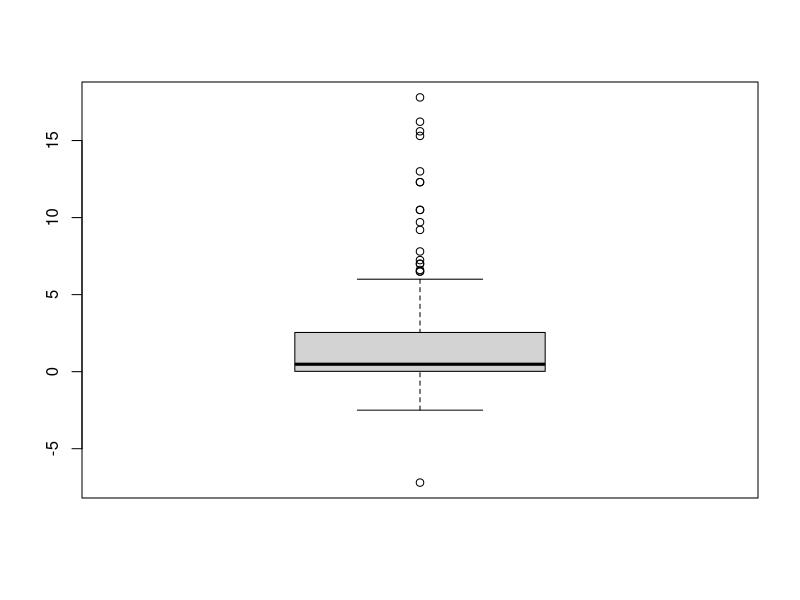
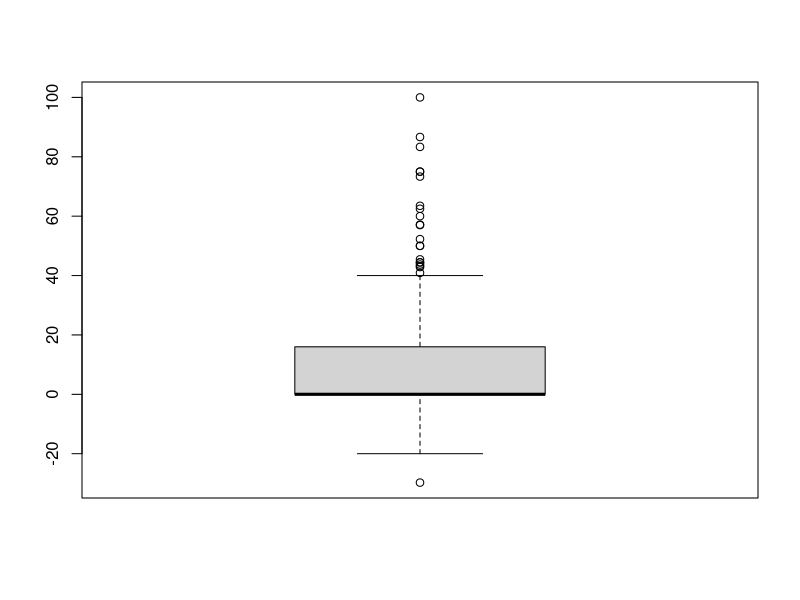
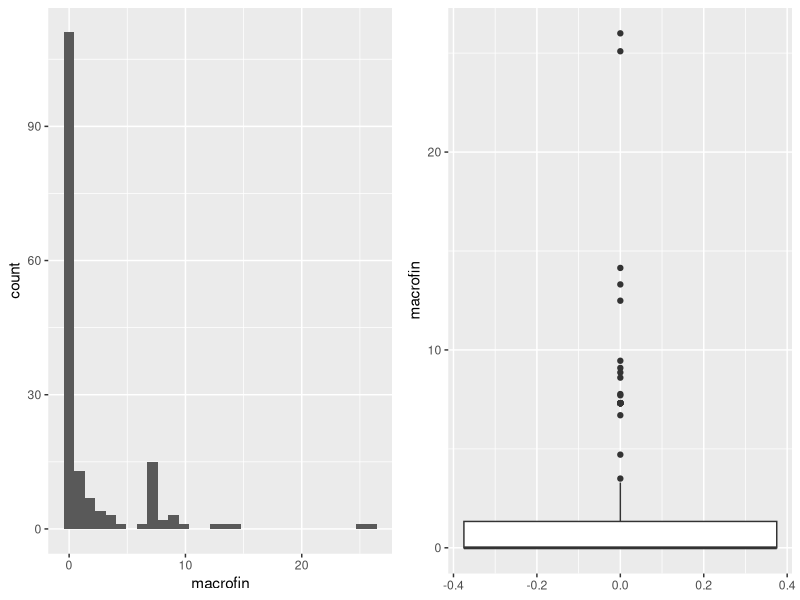
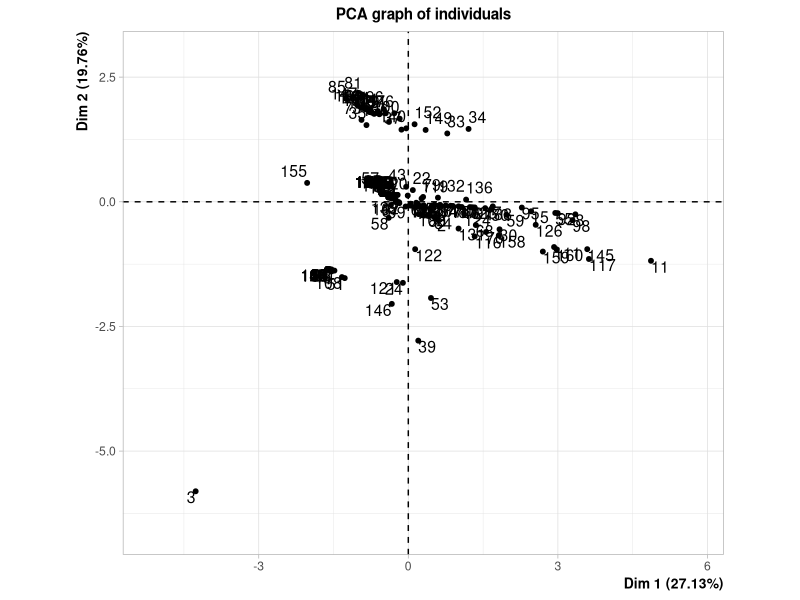
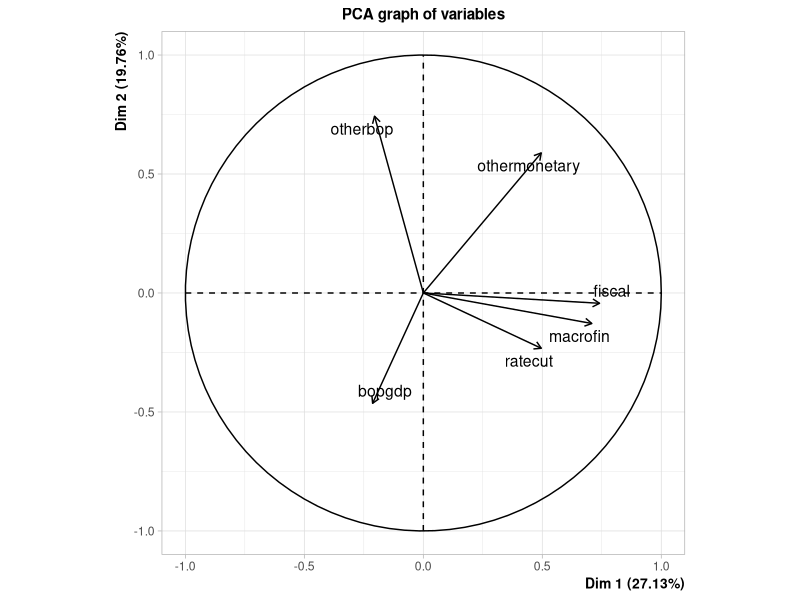
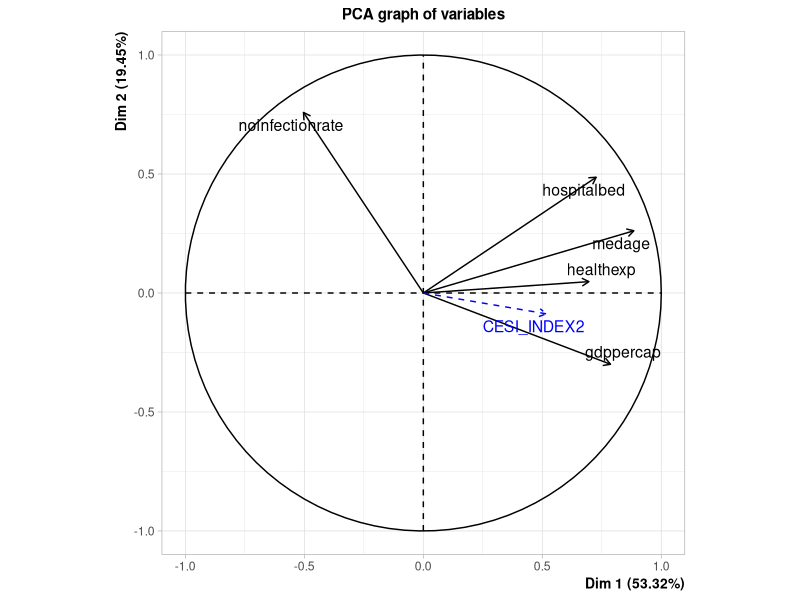
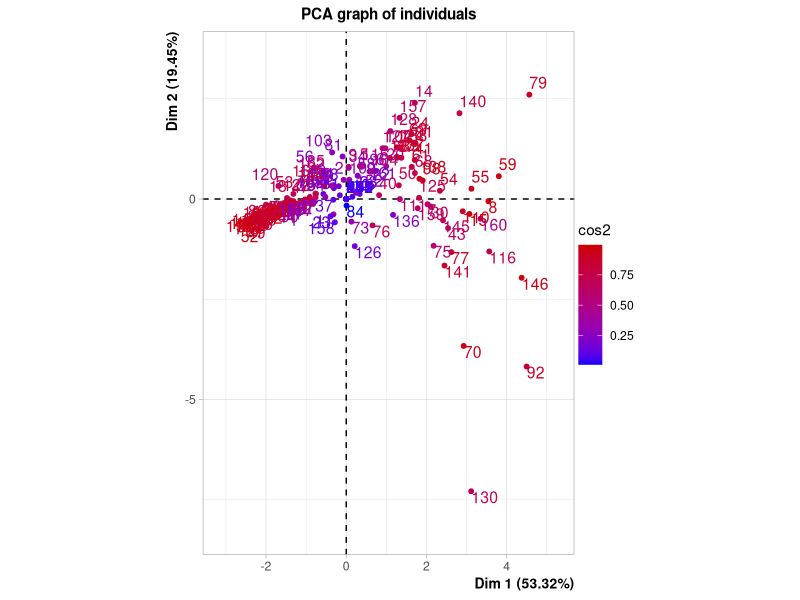
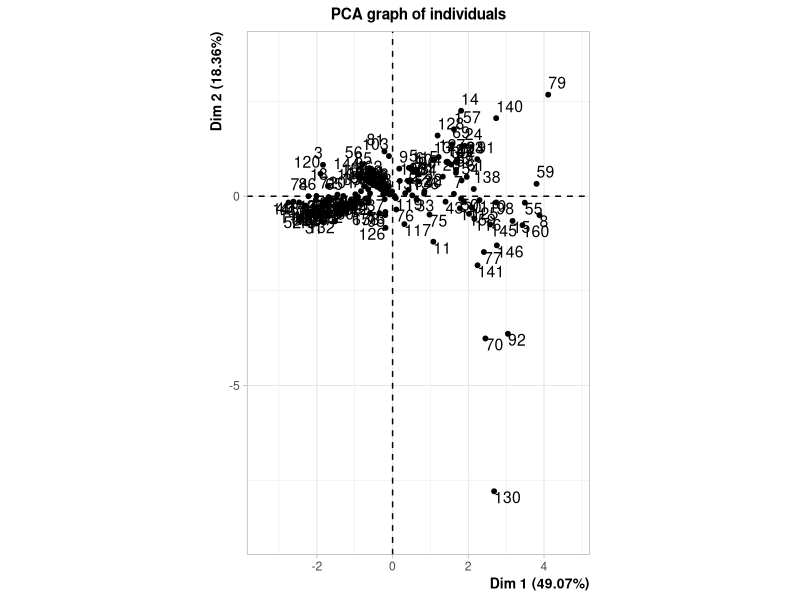

Generate these figures, in order, with R:
## ---- chunk 1
knitr::opts_chunk$set(echo=FALSE,
                      include=FALSE,
                      warning = FALSE,
                      message = FALSE,
                      fig.pos = 'H',
                      fig.align = 'center',
                      out.extra = '',
                      fig.hold = 'hold',
                      out.width = "50%"
                      )
options(xtable.comment=FALSE,
        xtable.table.placement="H")
## ---- chunk 2
library(dplyr)
library(ggplot2)
library(readxl)
library(xtable)
library(FactoMineR)
library(forcats)
library(gridExtra)

## ---- chunk 3
#Lectura de los datos

datos <- read.table("corona.txt", sep = "\t", header = TRUE)

datos <- datos  %>% rename(healthexp= "currenthealthexpenditureofgdpshx", gdppercap = "gdppercapitaconstant2010us" )
## ---- chunk 4
datospob <- read_xls("datospob.xls") %>% 
  select(`Country Name`, `2018`) %>%
  rename(country = `Country Name`, denspob = `2018` )


faltan <- datos$country %in% datos$country
datos$country[which(faltan == FALSE)]


datospob$country <-  recode(datospob$country,
                    `Bahamas, The` = "Bahamas",
                    `Brunei Darussalam` = "Brunei",
                    `Congo, Rep.` = "Congo, R",
                    `Cote d'Ivoire` = "Cote Ivory",
                    `Congo, Dem. Rep.` = "Democratic Republic of Congo",
                    `Egypt, Arab Rep.` = "Egypt",
                    `Gambia, The` = "Gambia",
                    `Guinea-Bissau` = "Guinea Bissau",
                    `Hong Kong SAR, China` = "Hong Kong",
                    `Iran, Islamic Rep.` = "Iran",
                    `Kyrgyz Republic` = "Kyrgyzstan",
                    `Lao PDR` = "Laos",
                    `Russian Federation` = "Russia",
                    `Korea, Rep.` = "South Korea",
                    `Tajikistan` = "Taijikistan",
                    `Yemen, Rep.` = "Yemen"
                    )

#sum(datos$country %in% datospob$country)-length(datos$country %in% datospob$country) control

datos <- datos %>% left_join(datospob, by="country")
## ---- chunk 5
dim(datos)
## ---- chunk 6
cbind("Variable"=names(datos), "Datos faltantes"=NAcheck <- as.numeric(apply(is.na(datos), 2, sum))) %>% 
  as.data.frame %>% 
  filter(`Datos faltantes`!=0) %>% 
  t() %>%
    xtable(caption="Tabla de cantidad de observaciones faltables para las variables.") %>% 
  print.xtable(include.colnames = FALSE)

datos <- datos %>% select(-c(stringency))

## ---- chunk 7

dim(datos)
(NAcheck <- as.numeric(apply(is.na(datos), 2, sum)))

#Hay NAs en varias variables, una opcion de imputacion, en las cuantitativas imputar la media y en las cualitativas el modo. Stringency tiene 93 NAs (evaluar sacarla)

#vector de valores medios

vals_meds <- rep(0, dim(datos)[2])

for(j in 1:dim(datos)[2]){
  
  vals_meds[j] <- mean(datos[,j], na.rm = TRUE)
}

#imputacion de vals medios en NAs

for(j in 1:dim(datos)[2]){
  if(NAcheck[j]>0){
    
    for(i in 1:dim(datos)[1]){
      if(is.na(datos[i,j])==TRUE){
       datos[i,j] <- vals_meds[j] 
    }
    }
  }
}


## ---- chunk 8

correl <- datos %>% select(-c(country, othermonetary, otherbop, CESI_INDEX)) %>% cor()

correl %>% round(2) %>%  xtable(caption="Matriz de correlaciones") %>% print.xtable(include.rownames = FALSE)

## ---- chunk 9
datos %>%
  arrange(desc(bopgdp)) %>%
  head(11) %>%
  select(country, bopgdp) %>%
  mutate(bopgdp=round(bopgdp, 2) )%>% 
  rename(`País`="country", `Medidas de BOP (% PBI)`="bopgdp") %>% 
  as.data.frame() %>% 
  xtable(caption = "Tabla de medidas de balanza de pago como porcentaje de PBI, ordenada de forma decreciente.") %>% 
  print.xtable(include.rownames =  FALSE)

otrasbop <- summary(as.factor(datos$otherbop))  
## ---- chunk 10
boxplot.fiscal <- boxplot(datos$fiscal)

fiscal.argelia <- datos %>% select(country, fiscal) %>% arrange(fiscal) %>% head(1)

## ---- chunk 11
ratecut.boxplot <- boxplot(datos$ratecut)

datos %>% select(country, ratecut) %>% arrange(desc(ratecut)) %>% head(20)

datos %>% filter(ratecut < 0) %>% count()
datos %>% filter(ratecut == 0) %>% count()


bigote <- quantile(datos$ratecut, 0.75)+ 1.5*IQR(datos$ratecut)

datos %>% filter(ratecut > bigote) %>% count()

quantile(datos$ratecut, 0.25)
quantile(datos$ratecut, 0.5)

## ---- chunk 12
macrofin.hist <- datos %>% ggplot() + geom_histogram(aes(x=macrofin))
macrofin.boxplot <- datos %>% ggplot() + geom_boxplot(aes(y=macrofin))
  
grid.arrange(macrofin.hist, macrofin.boxplot, ncol=2)

min(datos$macrofin)
quantile(datos$macrofin, 0.61)
datos %>% filter(macrofin == 0) %>% count()

## ---- chunk 13
datos %>% filter(bopgdp == 0) %>% count()
## ---- chunk 14
gdppercap.boxplot <- datos %>% ggplot() + geom_boxplot(aes(y=gdppercap))

pbi.lux <- datos %>% filter(country=="Luxembourg") %>% select(gdppercap)

q3.gdp <- quantile(datos$gdppercap, 0.75)


## ---- chunk 15
medage.boxplot <- datos %>% ggplot() + geom_boxplot(aes(y=medage))

min.medage <- min(datos$medage)
max.medage <- max(datos$medage)

media.medage <- mean(datos$medage)
median(datos$medage)

max.ind.medage <- datos[which.max(datos$medage),]
min.ind.medage <- datos[which.min(datos$medage),]
## ---- chunk 16
healthexp.boxplot <- datos %>% ggplot() + geom_boxplot(aes(y=healthexp))

max.healthexp <- datos[which.max(datos$healthexp),]
max.healthexp2 <- datos[which.max(datos$healthexp[-130]),]

mean(datos$healthexp)
median(datos$healthexp)
## ---- chunk 17
boxplot.hospitalbed <- datos %>% ggplot() + geom_boxplot(aes(y=hospitalbed))

hospitalbed.mean <- mean(datos$hospitalbed)
hospitalbed.median <- median(datos$hospitalbed)

hospitalbed.japon <- datos %>% select(country, hospitalbed) %>% arrange(desc(hospitalbed)) %>% head(1)




## ---- chunk 18
infectionrate.boxplot <- datos %>% ggplot() + geom_boxplot(aes(y=infectionrate))

quantile(datos$infectionrate, 0.75)
datos %>% select(country, infectionrate) %>% arrange(desc(infectionrate)) %>% head(20)

## ---- chunk 19
vars.indice <- c("fiscal", "ratecut", "macrofin", "bopgdp", "othermonetary", "otherbop")

acp_indice <- PCA(select(datos, vars.indice), ncp=6)

summary(acp_indice)

ind.est.econ <- acp_indice$ind$coord[,1]

cor(ind.est.econ, datos$CESI_INDEX)

sum(ind.est.econ-datos$CESI_INDEX) #Llegamos a que son el mismo índice

acp_indice$eig
## ---- chunk 20
#plot.PCA(acp_indice, choix = "var")

summary(acp_indice)

acp_indice$var$coord[,1] %>% as.data.frame %>% xtable(caption="Correlación de cada variable con el índice de estímulo económico.")



coords_art <- c(0.58,0.39,0.55,0.39,-0.17, -0.16)
## ---- chunk 21
datos$noinfectionrate <- 1-datos$infectionrate

datos$CESI_INDEX2 <- ind.est.econ


#ANEXO vars.acp <- c("medage", "gdppercap", "healthexp", "hospitalbed", "noinfectionrate", "CESI_INDEX2", "denspob")

#ANEXO acp <- PCA(datos[,vars.acp], ncp=7)


#ANEXO vars.acp2 <- c("medage", "gdppercap", "healthexp", "hospitalbed", "noinfectionrate", "CESI_INDEX2")

#ANEXO acp2 <- PCA(datos[,vars.acp2], ncp=6)


vars.acp3 <- c("medage", "gdppercap", "healthexp", "hospitalbed", "noinfectionrate", "CESI_INDEX2")

acp3 <- PCA(datos[,vars.acp3], quanti.sup = 6, graph=FALSE)


acp3$eig %>% round(2) %>%  as.data.frame() %>% rename(`Valor propio`="eigenvalue", `% de varianza`= "percentage of variance", `% acumulado de varianza`="cumulative percentage of variance") %>% xtable(caption="Valores propios asociados a las componentes principales y porcentajes de inercia de cada uno.")


## ---- chunk 22
plot.PCA(acp3, axes= c(1,2), choix = c("var"))

#ver como interpretar la ""colinealidad"" entre infectionrate y gdppercap en el primer plano principal
## ---- chunk 23
acp3$var$coord %>% round(2) %>% as.data.frame() %>% select(Dim.1, Dim.2) %>% 
  xtable(caption="Coordenadas de las variables originales en el primer plano principal")

# acp3$var$cos2 %>% round(2) %>% as.data.frame() %>% select(Dim.1, Dim.2) %>%
#   xtable(caption="cos2 de los ángulos de las variables con los ejes del primer plano principal")

#CONSULTAR

## ---- chunk 24
coord.ind.1 <- round(cor(datos$CESI_INDEX, acp3$ind$coord[,1]), 2)
coord.ind.2 <- round(cor(datos$CESI_INDEX, acp3$ind$coord[,2]), 2)

## ---- chunk 25
cors.ind.org <- round(cor(select(datos, medage, gdppercap, healthexp, hospitalbed, CESI_INDEX2, noinfectionrate))["CESI_INDEX2",],2)
## ---- chunk 26
summary(acp3)


plot.PCA(acp3, choix = "ind", habillage="cos2")

#steam_ncp sirve para estimar la cantidad de componentes con la cual quedarse
## ---- chunk 27
#se tiene el cos^2 en el plano

mat_cos2  <-  apply(acp3$ind$cos2[,1:2],1, sum)



mat_dist_cos2 <- cbind("cos2_plano" = mat_cos2, "norma"=  acp3$ind$dist) 

mat_dist_cos2 %>% as.data.frame %>%  arrange(desc(norma)) %>% round(2) %>% xtable()

## ---- chunk 28
vars.acp4 <- c("healthexp", "medage", "noinfectionrate", "CESI_INDEX2", "hospitalbed")

acp4 <- PCA(datos[,vars.acp4], ncp=7)

# acp3$eig %>% round(2) %>%  as.data.frame() %>% rename(`Valor propio`="eigenvalue", `% de varianza`= "percentage of variance", `% acumulado de varianza`="cumulative percentage of variance") %>% xtable(caption="Valores propios asociados a las componentes principales y porcentajes de inercia de cada uno.")

#gdppercap y cesi colineales porque probablemente los coeficientes son iguales

#Rlos angulos de noinfectionrate y de hospitalbed son muy parecidos con el eje 2
## ---- chunk 29
plot.PCA(acp3, axes= c(1,3), choix = c("var"))
## ---- chunk 30
vars.acp4 <- c( "gdppercap", "healthexp", "hospitalbed", "noinfectionrate", "CESI_INDEX2")

acp4 <- PCA(datos[,vars.acp4], ncp=7)

summary(acp4)
## ---- chunk 31
vars.acp5 <- c("medage", "healthexp", "hospitalbed", "noinfectionrate", "CESI_INDEX2")

acp5 <- PCA(datos[,vars.acp5], ncp=7)

summary(acp5)
## ---- chunk 32
#AL hacer indice de salud, considerar cambios de escala
